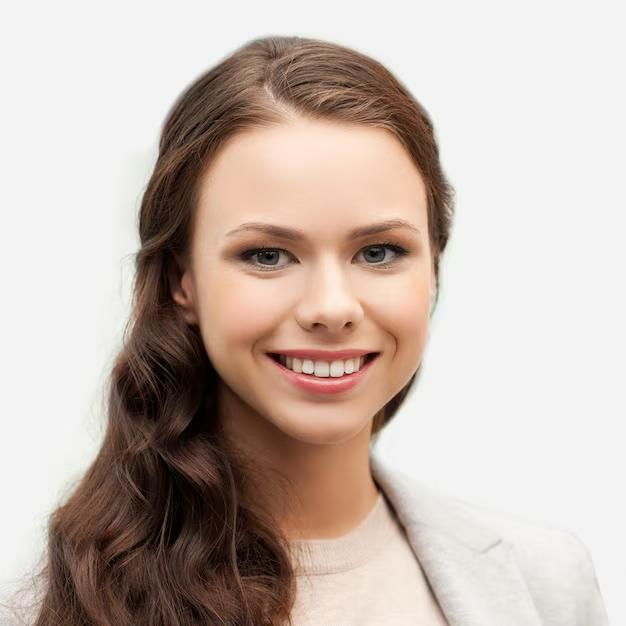
#> input picture pessoa.jpg, 626 x 626 px
$ python ex3-1.py --imagem pessoa.jpg
#> lines starting #> are read from the running program, lines starting #| are printed output that depends on the picture; after the words box and inside, x2 and y2 are one past the last pixel; in counts of white or black regions, pixels touching at a corner belong together
from __future__ import annotations

import argparse
from pathlib import Path

import cv2


def main() -> None:
    parser = argparse.ArgumentParser()
    parser.add_argument("--imagem", required=True)
    parser.add_argument("--escala", type=float, default=1.1)
    parser.add_argument("--vizinhos", type=int, default=5)
    args = parser.parse_args()

    imagem = cv2.imread(args.imagem)
#> imagem is the input picture: shape (626, 626, 3); mean B, G, R 174.6, 182.8, 197.7
    if imagem is None:
        raise FileNotFoundError(args.imagem)
    cinza = cv2.cvtColor(imagem, cv2.COLOR_BGR2GRAY)
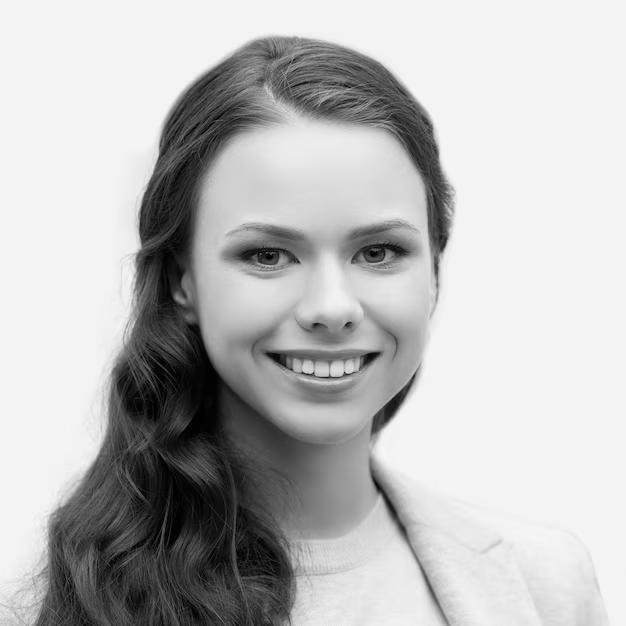
#> cinza: shape (626, 626); min 0, max 250, mean 186.3
    cinza = cv2.equalizeHist(cinza)
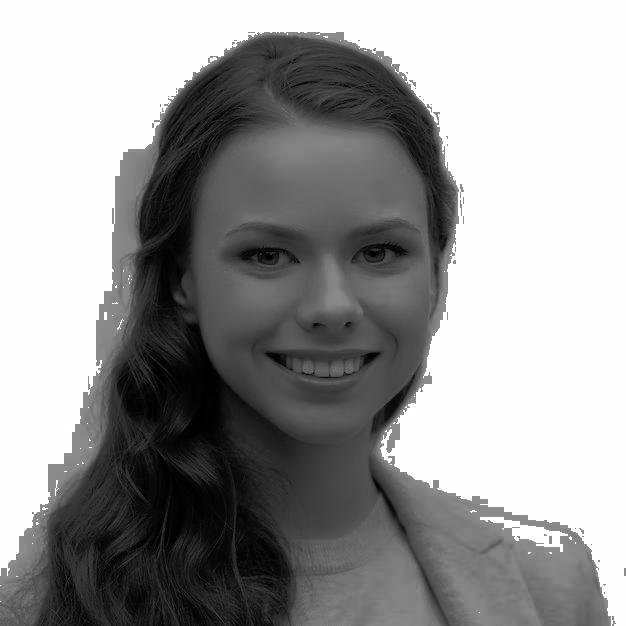
#> cinza: shape (626, 626); min 0, max 255, mean 153.2

    caminho = cv2.data.haarcascades + "haarcascade_frontalface_default.xml"
    detector = cv2.CascadeClassifier(caminho)
    if detector.empty():
        raise RuntimeError(f"Não foi possível carregar o cascade: {caminho}")

    faces = detector.detectMultiScale(
        cinza,
        scaleFactor=args.escala,
        minNeighbors=args.vizinhos,
        minSize=(40, 40),
    )
#> faces = [[175, 141, 291, 291]]
    saida = imagem.copy()
    for indice, (x, y, w, h) in enumerate(faces, start=1):
        cv2.rectangle(saida, (x, y), (x + w, y + h), (40, 210, 40), 3)
        cv2.putText(
            saida,
            f"face {indice}",
            (x, max(25, y - 8)),
            cv2.FONT_HERSHEY_SIMPLEX,
            0.7,
            (40, 210, 40),
            2,
            cv2.LINE_AA,
        )
#> this loop made 1 pass
#> (indice, x, y, w, h) on pass 1: (1, 175, 141, 291, 291)
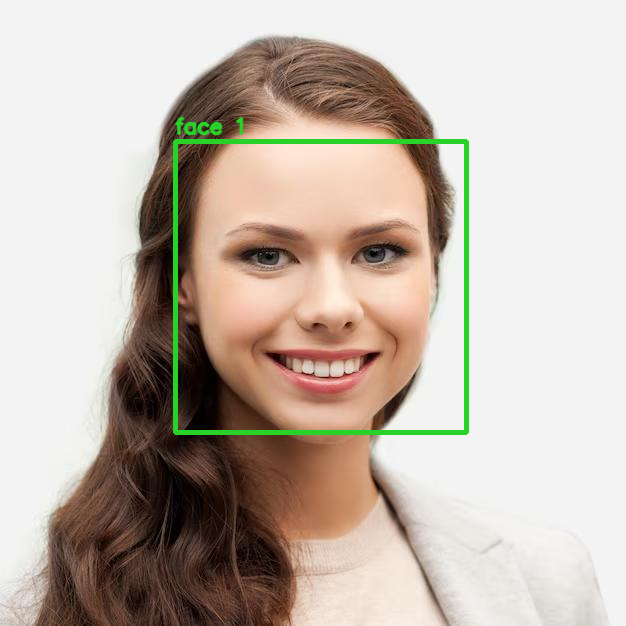
#> saida: shape (626, 626, 3); 1.66% of pixels changed, all inside (x1, y1, x2, y2) = (173, 116, 469, 435)

    destino = Path("dados/gerados/faces_haar.png")
    destino.parent.mkdir(parents=True, exist_ok=True)
    cv2.imwrite(str(destino), saida)
    print(f"Faces encontradas: {len(faces)}. Resultado: {destino}")
#| Faces encontradas: 1. Resultado: dados/gerados/faces_haar.png
    cv2.imshow("Haar Cascade", saida)
    cv2.waitKey(0)
    cv2.destroyAllWindows()


if __name__ == "__main__":
    main()
